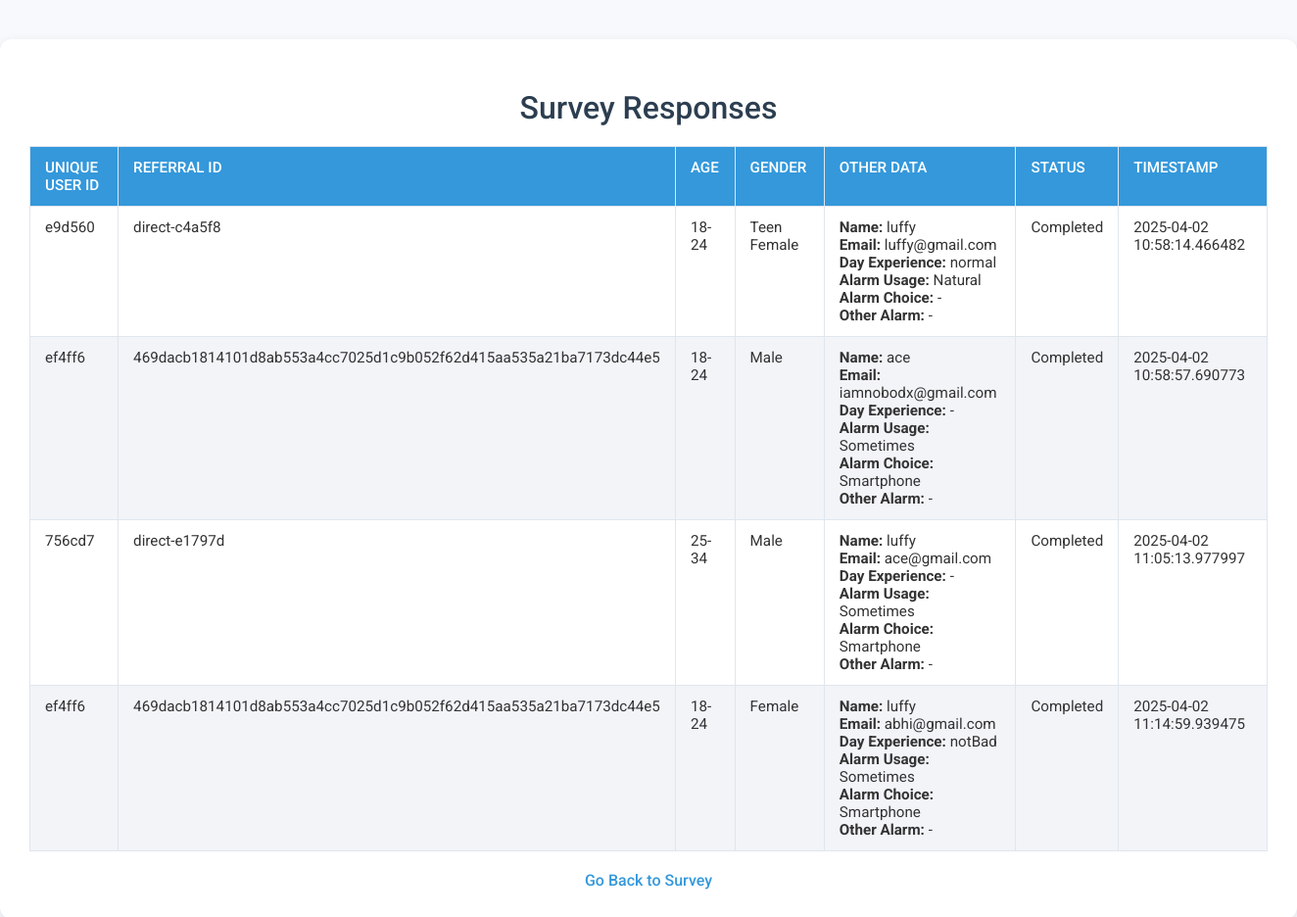
Page /responses on the earlier database version.
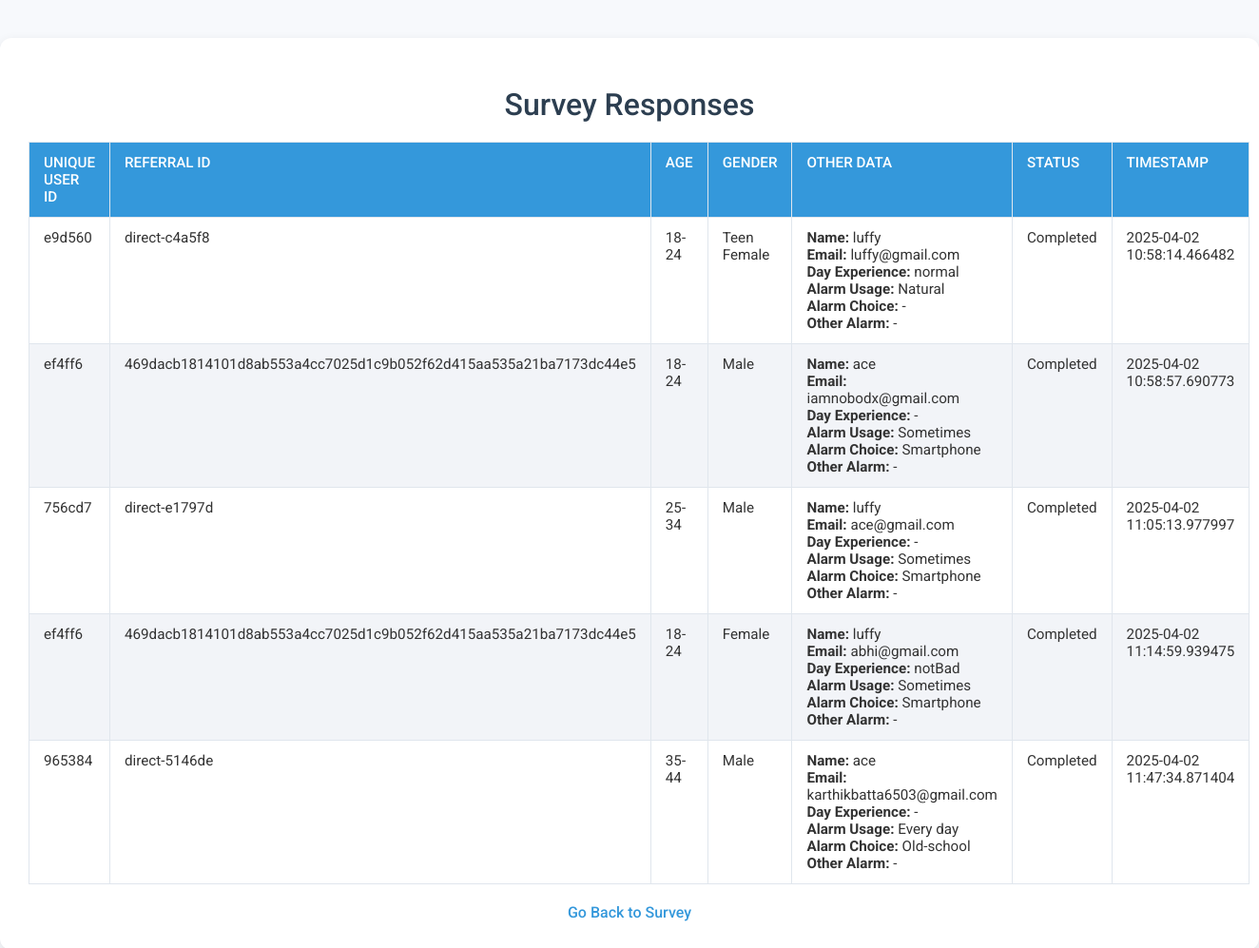
Same page on the later database version.
### index.py (models this page shows)
class SurveyResponseIndex(db.Model):
    __tablename__ = 'survey_response'
    id = db.Column(db.Integer, primary_key=True, autoincrement=True)
    unique_user_id = db.Column(db.Integer, db.ForeignKey('unique_user.id'), nullable=False)
    referral_id = db.Column(db.String(64), nullable=False, default="direct")
    age = db.Column(db.String(20), nullable=False, default='-')
    gender = db.Column(db.String(20), nullable=False, default='-')
    other_data = db.Column(db.Text, nullable=True)  # Stores additional info as JSON
    status = db.Column(db.String(50), nullable=True, default="Completed")
    timestamp = db.Column(db.DateTime, default=datetime.utcnow)

class UniqueUser(db.Model):
    __tablename__ = 'unique_user'
    id = db.Column(db.Integer, primary_key=True, autoincrement=True)
    user_code = db.Column(db.String(20), nullable=False, unique=True, default=generate_user_code)
    name = db.Column(db.String(100), nullable=False)
    referral_id = db.Column(db.String(64), nullable=False, unique=True)  # Store hashed referral ID or direct id
    responses = db.relationship('SurveyResponseIndex', backref='unique_user', lazy=True)

### index.py (the view)
@index_bp.route('/responses')
def responses():
    responses = SurveyResponseIndex.query.all()
    return render_template('response1.html', responses=responses)

### app.py (called while the page is built)
def fromjson_filter(s):
    try:
        return json.loads(s)
    except Exception:
        return {}

### templates/response1.html (shortened to what this page needs)
<!DOCTYPE html>
<html lang="en">
<head>
</head>
<body>
  <div class="container">
    <h1>Survey Responses</h1>
    <table>
      <thead>
        <tr>
          <th>Unique User ID</th>
          <th>Referral ID</th>
          <th>Age</th>
          <th>Gender</th>
          <th>Other Data</th>
          <th>Status</th>
          <th>Timestamp</th>
        </tr>
      </thead>
      <tbody>
        {% for response in responses %}
        <tr>
          <td>{{ response.unique_user.user_code if response.unique_user else 'N/A' }}</td>
          <td>{{ response.referral_id }}</td>
          <td>{{ response.age }}</td>
          <td>{{ response.gender }}</td>
          <td>
            {% set data = response.other_data | fromjson %}
            <strong>Name:</strong> {{ data.name }}<br>
            <strong>Email:</strong> {{ data.email }}<br>
            <strong>Day Experience:</strong> {{ data.day_experience or '-' }}<br>
            <strong>Alarm Usage:</strong> {{ data.alarm_usage }}<br>
            <strong>Alarm Choice:</strong> {{ data.alarm_choice or '-' }}<br>
            <strong>Other Alarm:</strong> {{ data.other_alarm or '-' }}
          </td>
          <td>{{ response.status }}</td>
          <td>{{ response.timestamp }}</td>
        </tr>
        {% endfor %}
      </tbody>
    </table>
    <div style="text-align: center;">
      <a href="/" class="home-link">Go Back to Survey</a>
    </div>
  </div>
</body>
</html>

Differences in the rows shown:
added SurveyResponseIndex: unique_user "965384", referral_id "direct-5146de", age "35-44", gender "Male", name "ace", email "karthikbatta6503@gmail.com", day_experience "-", alarm_usage "Every day", alarm_choice "Old-school", other_alarm "-", status "Completed", timestamp "2025-04-02 11:47:34.871404"
